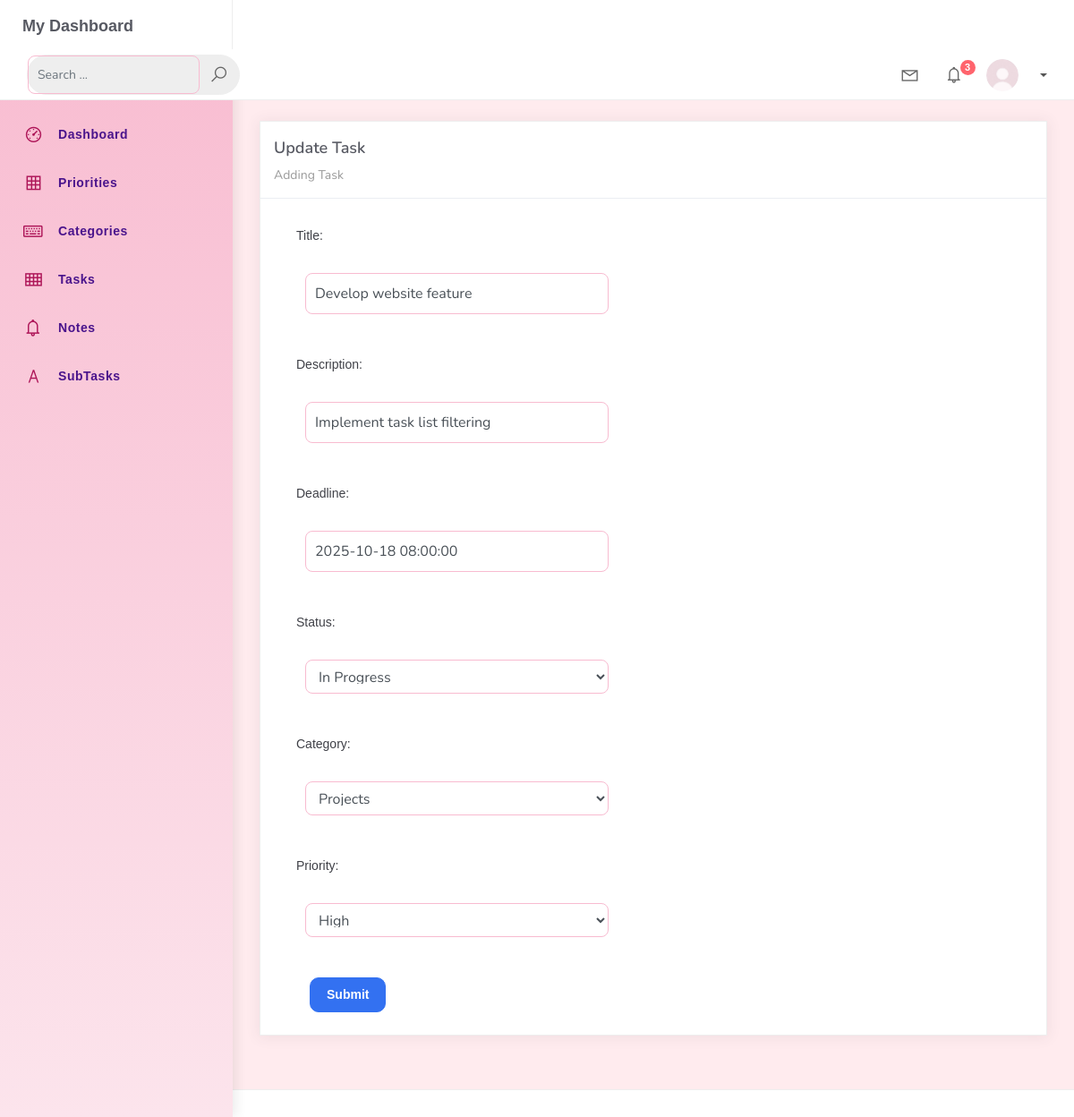
Screenshot of /task_list/7 with the database file from the repository.
### hangarin_project/hangarinorg/models.py (models this page shows, shortened)
class BaseModel(models.Model):
    created_at = models.DateTimeField(auto_now_add=True, db_index=True)
    updated_at = models.DateTimeField(auto_now=True)
    class Meta:
        abstract = True

class Task(BaseModel):
    title= models.CharField(max_length=250)
    description= models.CharField(max_length=500)
    deadline = models.DateTimeField(null=True, blank=True)
    status = models.CharField(max_length=50, choices = [("Pending", "Pending"), ("In Progress", "In Progress"), ("Completed", "Completed",)], default = "Pending")
    category = models.ForeignKey(Category, on_delete=models.CASCADE)
    priority = models.ForeignKey(Priority, on_delete=models.CASCADE)

### hangarin_project/hangarinorg/views.py (the view)
# urls.py: path('task_list/<pk>',TaskUpdateView.as_view(), name='task-update'),
class TaskUpdateView(UpdateView):
    model = Task
    form_class = TaskForm
    template_name = 'task_form.html'
    success_url = reverse_lazy('task-list')

### hangarin_project/hangarinorg/forms.py
class TaskForm(ModelForm):
    class Meta:
        model = Task
        fields = "__all__"

### hangarin_project/hangarinorg/models.py (called while the page is built)
    def __str__(self):
        return self.name

    def __str__(self):
        return self.name

### hangarin_project/templates/task_form.html (shortened to what this page needs)
{% extends 'base.html' %}
{% load static %}
{% block content %}
<div class="content">
    <div class="container-fluid">
        <h4 class="page-title">Home</h4>
        <div class="row">
            <div class="col-md-12">
                <div class="card">
                    <div class="card-header">
                        <div class="card-title">
                            {% if object %}
                                Update Task
                            {% else %}
                                Add New Task
                            {% endif %}
                        </div>
                        <div class="card-category">Adding Task</div>
                    </div>
                    <div class="col-md-6">
                        <div class="card-body">
                            <form class="" action="" method="post" novalidate>
                                {% include 'includes/form.html' %}
                                <div class="form-group">
                                    <div class="col-md-12 col-sm-3">
                                        <button type="submit" class="btn btn-primary btn-rounded">Submit</button>
                                    </div>
                                </div>
                            </form>
                        </div>
                    </div>
                </div>
            </div>
        </div>
    </div>
</div>
{% endblock %}

### hangarin_project/templates/includes/form.html (shortened to what this page needs)
{% load widget_tweaks %}
{% for field in form %}
    <div class="field item form-group">
        <label>{{ field.label_tag }}</label>
        <div class="form-group">
            {% render_field field class="form-control" %}
        </div>
    </div>
{% endfor %}

### hangarin_project/templates/base.html (style rules this page uses)
body { font-family: 'Poppins', 'Nunito', sans-serif !important; font-size: 15px; background-color: #fffafc !important; color: #4a148c !important; }
h1, h2, h3, h4, h5 { font-weight: 700 !important; color: #ad1457 !important; letter-spacing: 0.5px; }
p, td, th, label, a, button { font-family: 'Poppins', sans-serif !important; }
.btn { border-radius: 10px !important; font-weight: 600 !important; padding: 8px 18px !important; }
input.form-control, select.form-control { border-radius: 8px !important; border: 1px solid #f8bbd0 !important; padding: 10px !important; }
.page-title { color: #ad1457 !important; font-weight: 700; font-size: 22px !important; }

### rows the page displays
Task: title "Develop website feature" "Implement task list filtering" "2025-10-18 08:00:00" "In Progress" "Projects" "High"

### other values shown
{{ field.label_tag }} "Title:" "Description:" "Deadline:" "Status:" "Category:" "Priority:"
